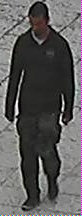
#> input picture HOG Vision ML Classifier/trainImages/positive/001_front.bmp, 82 x 216 px, found by its file name; its folder holds 4 pictures in this run
$ python Driver_HOG_SVM.py
#> lines starting #> are read from the running program, lines starting #| are printed output that depends on the picture; pictures that were not available may be replaced by others from this repository, and a replacement may not be noted
### HOG Vision ML Classifier/Hog.py

"""
Created on Sun Jul  4 15:02:11 2021

@author: Hp
"""
import numpy as np


cell = [8, 8]

incr = [8,8]
#total bins
#hence feature Descriptor is (9*4) 36*7*15= 3780
bin_num = 9

# image height and width
max_h = 128
max_w = 64


def create_grad_array(image):

	# local contrast normalisation

    image = (image-np.mean(image))/np.std(image)

 #   max_h = 128
  #  max_w = 64

    grad = np.zeros((max_h, max_w))
    mag = np.zeros((max_h, max_w))

    for h,row in enumerate(image):
        for w, val in enumerate(row):
             if h-1>=0 and w-1>=0 and h+1<max_h and w+1<max_w:
                dy= image[h+1][w]-image[h-1][w] #change in dx, Change in dy or apply sobel operators
                dx = row[w+1]-row[w-1]+0.0001 #avoid divide by zero
                grad[h][w] = np.arctan(dy/dx)*(180/np.pi)   #tan(Φ) = dy / dx or Φ = atan(dy / dx)
                if grad[h][w]<0:
                    grad[h][w] += 180
                mag[h][w] = np.sqrt(dx*dx+dy*dy)   #Total Gradient Magnitude =  √[(dx)2+(dy)2]

    return grad,mag

def create_hog_features(grad_array,mag_array):

	max_h = int(((grad_array.shape[0]-cell[0])/incr[0])+1)
	max_w = int(((grad_array.shape[1]-cell[1])/incr[1])+1)
	cell_array = []
	w = 0
	h = 0
	i = 0
	j = 0

	#Creating 8X8 cells
	while i<max_h:
		w = 0
		j = 0

		while j<max_w:
			for_hist = grad_array[h:h+cell[0],w:w+cell[1]]
			for_wght = mag_array[h:h+cell[0],w:w+cell[1]]

			val = calculate_histogram(for_hist,for_wght)
			cell_array.append(val)
			j += 1
			w += incr[1]

		i += 1
		h += incr[0]

	cell_array = np.reshape(cell_array,(max_h, max_w, bin_num))
	#normalising blocks of cells
	block = [2,2]
	#here increment is 1

	max_h = int((max_h-block[0])+1)
	max_w = int((max_w-block[1])+1)
	block_list = []
	w = 0
	h = 0
	i = 0
	j = 0

	while i<max_h:
		w = 0
		j = 0

		while j<max_w:
			for_norm = cell_array[h:h+block[0],w:w+block[1]]
			mag = np.linalg.norm(for_norm)
			arr_list = (for_norm/mag).flatten().tolist()
			block_list += arr_list
			j += 1
			w += 1

		i += 1
		h += 1

	#returns list of 3780 elements
	return block_list

def calculate_histogram(array,weights):
	bins_range = (0, 180)
	bins = bin_num
	hist,_ = np.histogram(array,bins=bins,range=bins_range,weights=weights)

	return hist

def hog1(gray, pixels_per_cell, cells_per_block): # fd= feature descriptor

    gradient,magnitude = create_grad_array(gray)
    hog_features = create_hog_features(gradient,magnitude)
    hog_features = np.asarray(hog_features,dtype=float)


    return hog_features

### HOG Vision ML Classifier/Driver_HOG_SVM.py
"""
Created on Mon Jun 30 23:31:03 2021

@author: hp
"""

#from skimage.io import imread

from sklearn.preprocessing import LabelEncoder
from sklearn.svm import LinearSVC
from sklearn.metrics import classification_report,ConfusionMatrixDisplay,confusion_matrix


from sklearn.model_selection import train_test_split

import numpy as np

#import cv2
import os

from PIL import Image # This will be used to read/modify images (can be done via OpenCV too)
from numpy import *
from Hog import hog1

# define parameters of HOG feature extraction

pixels_per_cell = (8, 8)
cells_per_block = (2, 2)


# define path to images:

pos_im_path = r"trainImages\positive" # This is the path of our positive input dataset
# define the same for negatives
neg_im_path= r"trainImages\negative"

# read the image files:
pos_im_listing = os.listdir(pos_im_path) # it will read all the files in the positive image path (so all the required images)
neg_im_listing = os.listdir(neg_im_path)
num_pos_samples = size(pos_im_listing) # simply states the total no. of images
num_neg_samples = size(neg_im_listing)
print("Count of Positive Samples: ",num_pos_samples)
print("Count of Negative Samples: ",num_neg_samples)


data= []
labels = []
#fd=np.zeros(())

# compute HOG features and label them:

i=0
##########3# Pre-Process Negative images
for file in pos_im_listing: #this loop enables reading the files in the pos_im_listing variable one by one
    img = Image.open(pos_im_path + '\\' + file) # open the file
#> img is the input picture: PIL image 82x216 RGB; mean R, G, B 91.5, 89.8, 89.6
    img = img.resize((64,128))
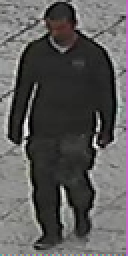
#> img: PIL image 64x128 RGB (shown 2 times larger); mean R, G, B 91.5, 89.8, 89.6
    gray = img.convert('L') # convert the image into single channel i.e. RGB to grayscale
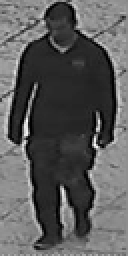
#> gray: PIL image 64x128 L (shown 2 times larger); min 0, max 252, mean 90.4
    # calculate HOG for positive features
    fd = hog1(gray, pixels_per_cell, cells_per_block)# fd= feature descriptor
#> the loop in create_grad_array, `for h,row in enumerate(image):` made 128 passes
#> after the loop in create_grad_array, `for h,row in enumerate(image):`:
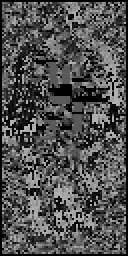
#> grad: shape (128, 64) float64 (shown 2 times larger); min 0, max 179.7, mean 80.1
#> after the loop in create_grad_array, `for h,row in enumerate(image):`:
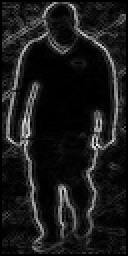
#> mag: shape (128, 64) float64 (shown 2 times larger); min 0, max 5.6, mean 0.588; drawn with min black and max white
#> after the loop in create_hog_features, `while i<max_h:`: cell_array = 128 items; h = 128; i = 16
#> after the loop in create_hog_features, `while i<max_h:`: block_list = 3780 values, max 0.911 at index 952, min 0 at index 575, mean 0.103; h = 15
#> in hog1, `hog_features = create_hog_features(gradient,magnitude)`: hog_features has the same summary as block_list in create_hog_features
#> fd has the same summary as block_list in create_hog_features

    #print(len(fd))
    #f=np.asarray(fd)
    #print(fd.shape)
    data.append(fd)
    labels.append(1)
#> pass 2 of the loop `for file in pos_im_listing:`:
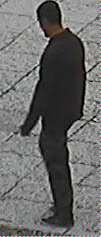
#> input picture HOG Vision ML Classifier/trainImages/positive/001_left.bmp, 101 x 237 px, found by its file name
#> img is the input picture: PIL image 101x237 RGB; mean R, G, B 106.5, 106.4, 105.3
#> img: PIL image 64x128 RGB
#> in create_grad_array (call 2), `image = (image-np.mean(image))/np.std(image)`:
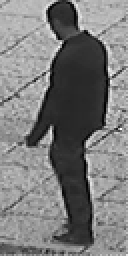
#> image: shape (128, 64) float64 (shown 2 times larger); min -2.12, max 2.29, mean -1.73e-18; drawn with min black and max white
#> the loop in create_grad_array (call 2), `for h,row in enumerate(image):` made 128 passes
#> after the loop in create_grad_array (call 2), `for h,row in enumerate(image):`:
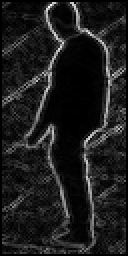
#> mag: shape (128, 64) float64 (shown 2 times larger); min 0, max 5.2, mean 0.599; drawn with min black and max white
#> the loop in create_hog_features (call 2), `while i<max_h:` made 16 passes
#> pass 3 of the loop `for file in pos_im_listing:`:
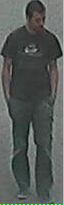
#> input picture HOG Vision ML Classifier/trainImages/positive/002_front.bmp, 64 x 205 px, found by its file name
#> img is the input picture: PIL image 64x205 RGB; mean R, G, B 85.8, 89.9, 88.7
#> img: PIL image 64x128 RGB
#> in create_grad_array (call 3), `image = (image-np.mean(image))/np.std(image)`:
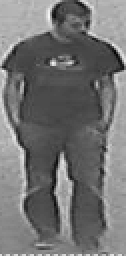
#> image: shape (128, 64) float64 (shown 2 times larger); min -2.44, max 2.88, mean 0; drawn with min black and max white
#> the loop in create_grad_array (call 3), `for h,row in enumerate(image):` made 128 passes
#> after the loop in create_grad_array (call 3), `for h,row in enumerate(image):`:
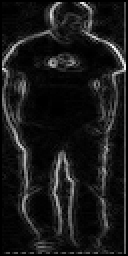
#> mag: shape (128, 64) float64 (shown 2 times larger); min 0, max 5.35, mean 0.534; drawn with min black and max white
#> the loop made 4 passes; the first 3 are shown

############## Pre-Process Negative images
for file in neg_im_listing:
    img= Image.open(neg_im_path + '\\' + file)
    img = img.resize((64,128))
    gray= img.convert('L')
    # Now we calculate the HOG for negative features
    fd = hog1(gray, pixels_per_cell, cells_per_block)


    #print(len(fd))
    #f=np.asarray(fd)
    #print(fd.shape)
    data.append(fd)
    labels.append(0)


# encode the labels, converting them from strings to integers
le = LabelEncoder()
labels = le.fit_transform(labels)

print(len(labels))
print(len(data))

##############
# Split data Train 80% Test 20%

print(" Constructing training/testing split...")
d=np.asarray(data,dtype=object)
(trainData, testData, trainLabels, testLabels) = train_test_split(
	data, labels, test_size=0.30, random_state=42)
print("Train Data: ",len(trainData))
print("Test Data: ",len(testData))
print("Train Labels: ",len(trainLabels))
print("Test Labels: ",len(testLabels))

########## Train the linear SVM
print(" Training Linear SVM classifier...")
model = LinearSVC()
#> (the run stopped early here; a loop or call above may not have finished)
